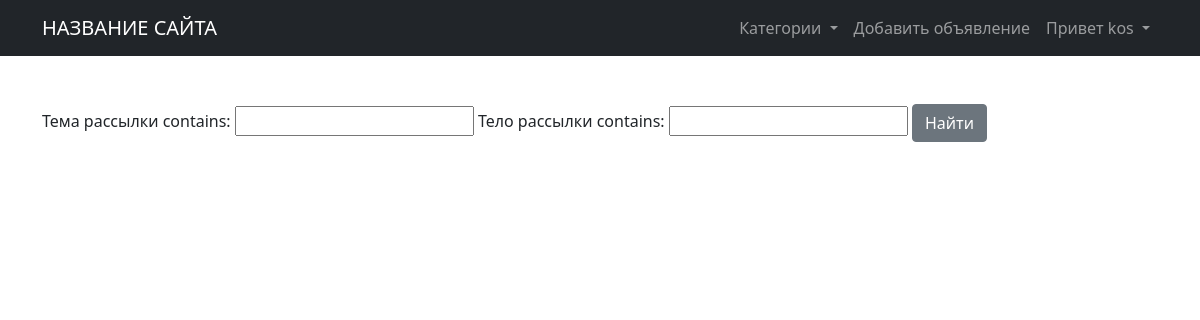
Page /mailing/ (signed in) on the earlier database version.
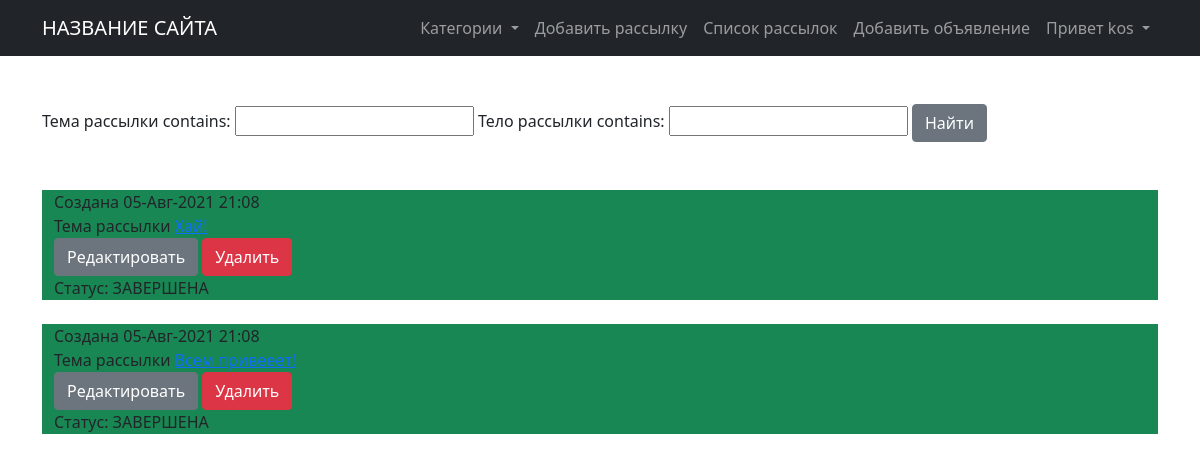
Same page on the later database version.
### mailing/models.py (models this page shows)
class Mailing(models.Model):
    subject = models.CharField(max_length=128, verbose_name='Тема рассылки')
    body = models.TextField(blank=True, null=True, verbose_name='Тело рассылки')
    create_date = models.DateTimeField(auto_now_add=True, verbose_name='Время добавления')
    finished = models.BooleanField(default=False)

### mailing/views.py (the view)
# urls.py: path('', MailingListView.as_view(), name='mailing_list'),
class MailingListView(LoginRequiredMixin, PermissionRequiredMixin, ListView):
    model = Mailing
    template_name = 'mailing_list.html'
    permission_required = ('mailing.add_mailing',)
    context_object_name = 'mailings'
    queryset = Mailing.objects.order_by('-id')
    paginate_by = 10
    def get_context_data(self, **kwargs):  # забираем отфильтрованные объекты переопределяя метод get_context_data у наследуемого класса (привет, полиморфизм, мы скучали!!!)
        context = super().get_context_data(**kwargs)
        context['filter'] = MailingFilter(self.request.GET, queryset=self.get_queryset())
        return context

### posts/custom_context_processor.py (called while the page is built)
def site_name_render(request):
    return {
        'site_name': Site.objects.get_current().name,
    }

def cat_names_render(request):
    cat_names = {i.name: i.label for i in Post.Category}
    return {
        'cat_names': cat_names,
    }

### posts/templatetags/custom_filters.py (called while the page is built)
@register.filter(name='get_item')
def get_item(dictionary, key):
    return dictionary.get(key)

@register.filter(name='has_group')
def has_group(user, group_name):
    return user.groups.filter(name=group_name).exists()

### templates/mailing_list.html (shortened to what this page needs)
{% extends 'base.html' %}
{% block content %}
<form method="GET">
    {{ filter.form }}
    <input type="submit" value="Найти" class="btn btn-secondary">
</form>
    <br/><br/>
    {% for mailing in filter.qs %}
        {% if mailing.finished %}
            <div class="container px-8 bg-success">
        {% else %}
            <div class="container px-8 bg-light">
        {% endif %}
                Создана {{ mailing.create_date|date:'d-M-Y H:m' }}<br/>
                Тема рассылки <a href="{% url 'mailing_detail' mailing.id %}" >{{ mailing.subject|truncatechars:21 }}</a><br/>
                <a href="{% url 'mailing_update' mailing.id %}" class="btn btn-secondary">Редактировать</a>
                <a href="{% url 'mailing_delete' mailing.id %}" class="btn btn-danger">Удалить</a><br/>
                Статус:
                    {% if mailing.finished %}
                        ЗАВЕРШЕНА
                    {% else %}
                        СОЗДАНА
                    {% endif %}
            </div>
<br/>
{% endfor %}
{% endblock content %}

### templates/base.html (shortened to what this page needs)
{% load static %}
{% load custom_filters %}
<!DOCTYPE html>
<html lang="en">
    <head>
        <link href="{% static 'vendor/bootstrap/css/styles.css' %}" rel="stylesheet"/>
    </head>
    <body>
         <nav class="navbar navbar-expand-lg navbar-dark bg-dark">
    <div class="container">
      <a class="navbar-brand" href="{% url 'home' %}">{{ site_name }}</a>
      <div class="collapse navbar-collapse" id="navbarSupportedContent">
        <ul class="navbar-nav ms-auto">
            <li class="nav-item dropdown">
          <a class="nav-link dropdown-toggle" href="#" id="navbarDropdown" role="button" data-bs-toggle="dropdown" aria-expanded="false">
            Категории
          </a>
        </li>
        {% if request.user|has_group:"staff" %}
                <li class="nav-item">
                       <a class="nav-link" href="{% url 'mailing_create' %}">Добавить рассылку</a>
                </li>
        <li class="nav-item">
                       <a class="nav-link" href="{% url 'mailing_list' %}">Список рассылок</a>
                </li>
        {% endif %}
            {% if user.is_authenticated %}
                <li class="nav-item">
                       <a class="nav-link" href="{% url 'post_create' %}">Добавить объявление</a>
                </li>
                <li class="nav-item dropdown">
          <a class="nav-link dropdown-toggle" href="#" id="navbarDropdown" role="button" data-bs-toggle="dropdown" aria-expanded="false">
            Привет {{ user.username }}
          </a>
        </li>
            {% endif %}
        </ul>
      </div>
    </div>
  </nav>
        <div class="container">
            <div class="text-left mt-5">
                {% block content %}{% endblock content %}
            </div>
        </div>
    </body>
</html>

Differences in the rows shown:
added Mailing: create_date "05-Авг-2021 21:08", finished "ЗАВЕРШЕНА"
added Mailing: create_date "05-Авг-2021 21:08", finished "ЗАВЕРШЕНА"
Other differences:
text now shown: "Добавить рассылку Список рассылок"
